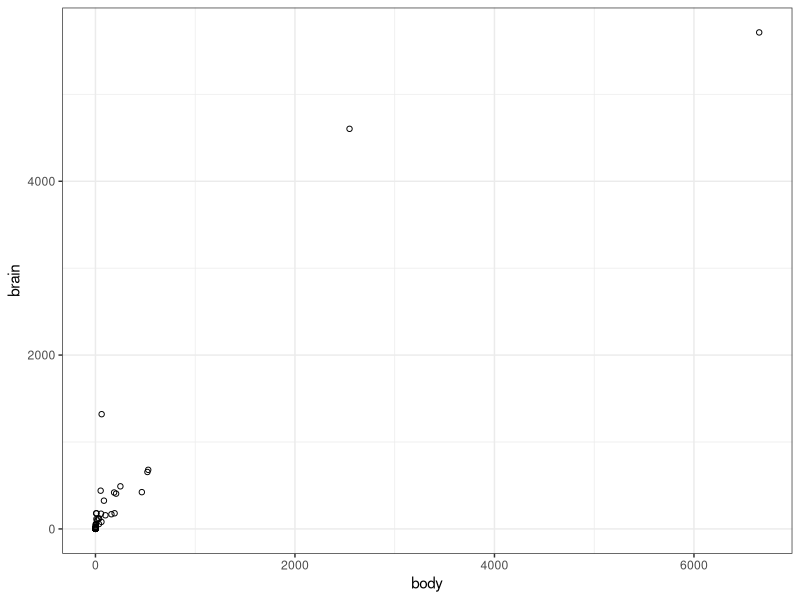
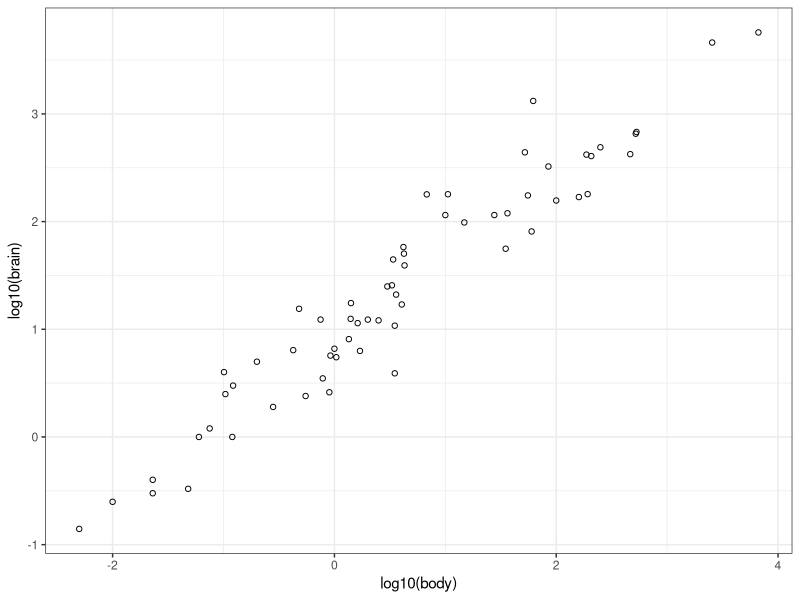
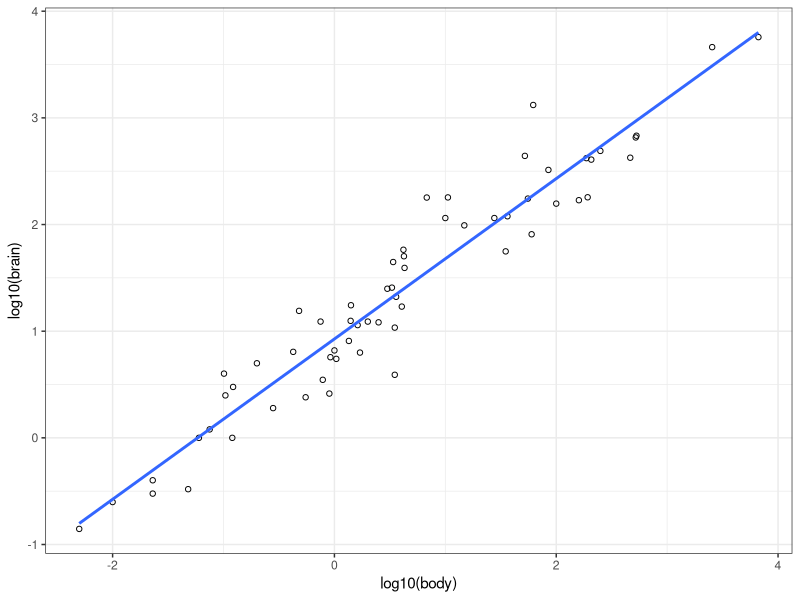

These charts were generated, in order, by the following R code:
## ---- chunk 1
library(ggplot2)
library(MASS)
## ---- chunk 2
mammals
## ---- chunk 3
ggplot(mammals, aes(x=body, y=brain)) +
    geom_point(shape=1) +
    theme_bw()
## ---- chunk 4
ggplot(mammals, aes(x=log10(body), y=log10(brain))) +
    geom_point(shape=1) +
    theme_bw()
## ---- chunk 5
fit <- lm(log10(brain) ~ log10(body), data=mammals)
summary(fit)
## ---- chunk 6
ggplot(mammals, aes(x=log10(body), y=log10(brain))) +
    geom_point(shape=1) +
    geom_smooth(method=lm, se=F) +
    theme_bw()
